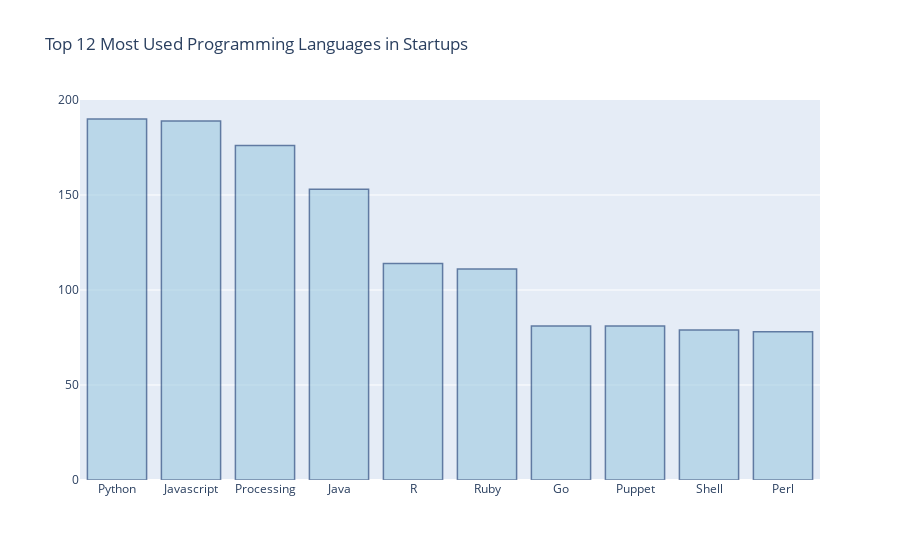

This figure's notebook cell:
### Code cell
#plotting with plotly
import plotly.graph_objects as go

x = ['Python', 'Javascript', 'Processing','Java','R', 'Ruby', 'Go', 'Puppet', 'Shell', 'Perl']
y = [190, 189, 176, 153, 114, 111, 81, 81, 79, 78]

# Use the hovertext kw argument for hover text
fig = go.Figure(data=[go.Bar(x=x, y=y)])
# Customize aspect
fig.update_traces(marker_color='rgb(158,202,225)', marker_line_color='rgb(8,48,107)',
                  marker_line_width=1.5, opacity=0.6)
fig.update_layout(title_text='Top 12 Most Used Programming Languages in Startups')
fig.show()

### Figure 1 — Plotly figure (JSON) as saved in the notebook; plotly's stock layout.template omitted (floating-point values rounded to 4 significant figures)
{"data": [{"marker": {"color": "rgb(158,202,225)", "line": {"color": "rgb(8,48,107)", "width": 1.5}}, "opacity": 0.6, "type": "bar", "x": ["Python", "Javascript", "Processing", "Java", "R", "Ruby", "Go", "Puppet", "Shell", "Perl"], "y": [190, 189, 176, 153, 114, 111, 81, 81, 79, 78]}], "layout": {"title": {"text": "Top 12 Most Used Programming Languages in Startups"}}}
